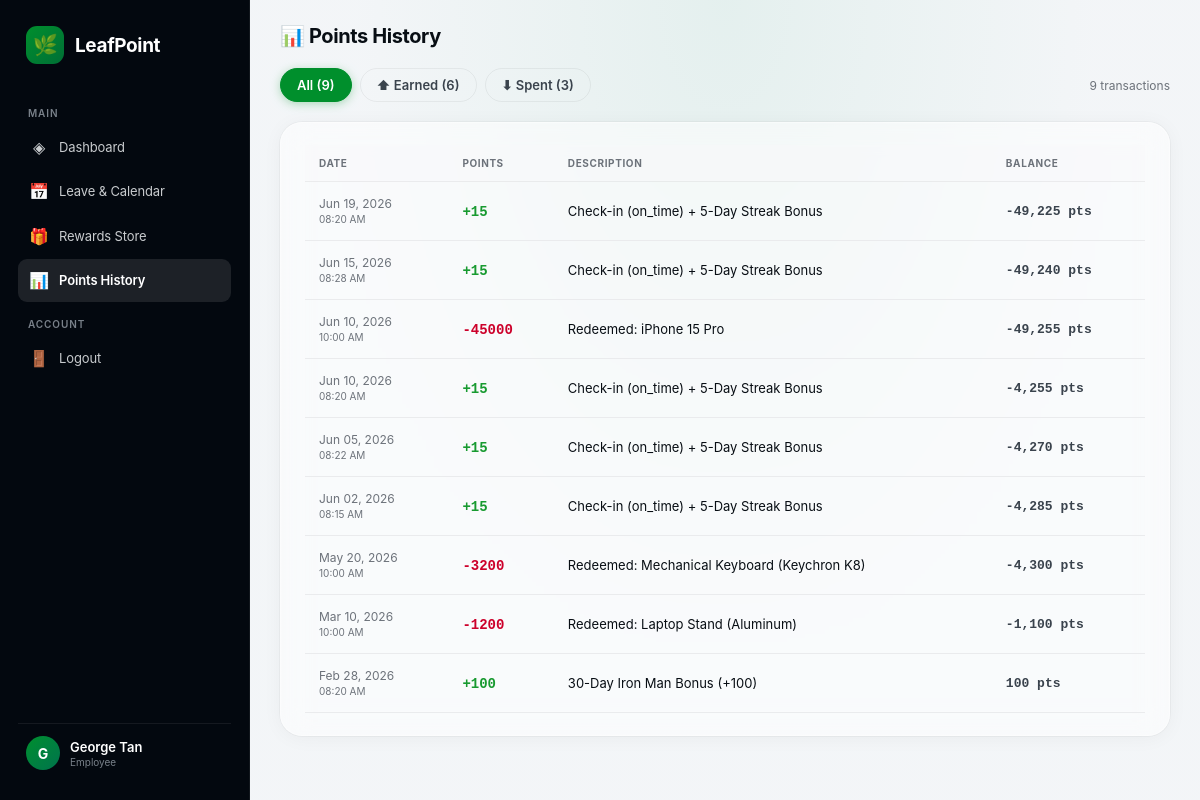
/Employee/points_history.php (signed in), run on the app's committed database.
### tables this page shows
CREATE TABLE `point_transactions` (
    `id` INT AUTO_INCREMENT PRIMARY KEY,
    `user_id` INT NOT NULL,
    `amount` INT NOT NULL,
    `description` VARCHAR(255) NOT NULL,
    `created_at` TIMESTAMP DEFAULT CURRENT_TIMESTAMP,
    FOREIGN KEY (`user_id`) REFERENCES `users`(`id`) ON DELETE CASCADE
);

### Employee/points_history.php (the view, shortened to what this page needs)
<?php
require_once '../db.php';
$user_id = $_SESSION['user_id'];
$filter = $_GET['filter'] ?? 'all';
$sql = "SELECT * FROM point_transactions WHERE user_id = ?";
$params = [$user_id];
$sql .= " ORDER BY created_at DESC";
$stmt = $pdo->prepare($sql);
$stmt->execute($params);
$transactions = $stmt->fetchAll();
$balance = 0;
$running = [];
foreach (array_reverse($transactions) as $t) {
    $balance += $t['amount'];
    $running[$t['id']] = $balance;
}
$earned_count = 0;
$spent_count = 0;
foreach ($transactions as $t) {
    if ($t['amount'] > 0) $earned_count++;
    else $spent_count++;
}
?>
<!doctype html>
<html lang="en">
<head>
</head>
<body>
  <div class="app">
    <?php include 'employee_sidebar.php'; ?>
    <main class="main">
      <div class="main-inner">
        <header class="topbar">
          <span class="title">📊 Points History</span>
        </header>
        <div class="filter-row">
          <a href="?filter=all" class="filter-chip <?= $filter === 'all' ? 'active' : '' ?>">All (<?= $earned_count + $spent_count ?>)</a>
          <a href="?filter=earned" class="filter-chip <?= $filter === 'earned' ? 'active' : '' ?>">⬆ Earned (<?= $earned_count ?>)</a>
          <a href="?filter=spent" class="filter-chip <?= $filter === 'spent' ? 'active' : '' ?>">⬇ Spent (<?= $spent_count ?>)</a>
          <span style="margin-left:auto;font-size:12px;color:var(--muted);"><?= count($transactions) ?> transaction<?= count($transactions) !== 1 ? 's' : '' ?></span>
        </div>
        <div class="card">
          <?php if (count($transactions) > 0): ?>
          <div class="table-wrap">
            <table>
              <thead>
                <tr>
                  <th>Date</th>
                  <th>Points</th>
                  <th>Description</th>
                  <th>Balance</th>
                </tr>
              </thead>
              <tbody>
                <?php foreach ($transactions as $t): ?>
                <tr>
                  <td class="date-col"><?= date('M d, Y', strtotime($t['created_at'])) ?><br><span style="font-size:10px;"><?= date('h:i A', strtotime($t['created_at'])) ?></span></td>
                  <td>
                    <span class="amount <?= $t['amount'] >= 0 ? 'positive' : 'negative' ?>">
                      <?= $t['amount'] >= 0 ? '+' : '' ?><?= $t['amount'] ?>
                    </span>
                  </td>
                  <td class="desc"><?= htmlspecialchars($t['description']) ?></td>
                  <td class="balance-col"><?= number_format($running[$t['id']]) ?> pts</td>
                </tr>
                <?php endforeach; ?>
              </tbody>
            </table>
          </div>
          <?php endif; ?>
        </div>
      </div>
    </main>
  </div>
</body>
</html>

### Employee/points_history.php (style rules this page uses)
:root { --bg-deep: oklch(96% 0.006 235); --bg-gradient: radial-gradient(ellipse at 50% 0%, oklch(92% 0.03 170 / 0.35), oklch(97% 0.004 245) 55%); --surface-glass: rgba(255, 255, 255, 0.52); --surface-glass-hover: rgba(255, 255, 255, 0.72); --surface-solid: #ffffff; --fg: oklch(16% 0.016 252); --fg-secondary: oklch(38% 0.02 250); --muted: oklch(55% 0.014 250); --border-glass: rgba(255, 255, 255, 0.38); --border-subtle: rgba(0, 0, 0, 0.055); --accent: oklch(56% 0.18 148); --accent-soft: oklch(72% 0.13 148); --accent-glow: oklch(62% 0.2 148 / 0.4); --gold: oklch(70% 0.18 82); --green-status: oklch(60% 0.18 145); --red-status: oklch(53% 0.22 22); --sidebar-bg: oklch(13% 0.02 252); --sidebar-fg: oklch(84% 0.006 250); --sidebar-muted: oklch(60% 0.016 250); --radius-sm: 10px; --radius-md: 16px; --radius-lg: 22px; --shadow-card: 0 2px 20px rgba(0,0,0,0.045), 0 0 0 1px rgba(0,0,0,0.035); --shadow-card-hover: 0 8px 38px rgba(0,0,0,0.08), 0 0 0 1px rgba(0,0,0,0.05); --font-display: -apple-system, BlinkMacSystemFont, 'SF Pro Display', system-ui, sans-serif; --font-body: -apple-system, BlinkMacSystemFont, 'SF Pro Text', system-ui, sans-serif; --font-mono: 'SF Mono', ui-monospace, 'JetBrains Mono', Menlo, monospace; }
* { box-sizing: border-box; margin: 0; padding: 0; }
html, body { width: 100%; height: 100%; font-family: var(--font-body); color: var(--fg); background: var(--bg-deep); -webkit-font-smoothing: antialiased; overflow: hidden; }
.app { display: flex; height: 100vh; width: 100%; }
.main { flex: 1; overflow-y: auto; overflow-x: hidden; background: var(--bg-gradient); display: flex; flex-direction: column; }
.main-inner { padding: 24px 30px 36px; display: flex; flex-direction: column; gap: 20px; max-width: 1000px; width: 100%; }
.topbar { display: flex; align-items: center; justify-content: space-between; gap: 12px; flex-wrap: wrap; }
.topbar .title { font-family: var(--font-display); font-size: 20px; font-weight: 700; letter-spacing: -0.02em; }
.card { background: var(--surface-glass); backdrop-filter: blur(14px); -webkit-backdrop-filter: blur(14px); border: 1px solid var(--border-glass); border-radius: var(--radius-lg); box-shadow: var(--shadow-card); padding: 22px 24px; display: flex; flex-direction: column; gap: 14px; }
.filter-row { display: flex; gap: 8px; flex-wrap: wrap; align-items: center; }
.filter-chip { padding: 8px 16px; border-radius: 999px; border: 1.5px solid var(--border-subtle); background: transparent; color: var(--fg-secondary); font-size: 13px; font-weight: 600; cursor: pointer; transition: all 0.2s; font-family: var(--font-body); text-decoration: none; }
.filter-chip.active { background: var(--accent); color: #fff; border-color: var(--accent); box-shadow: 0 2px 10px oklch(56% 0.19 148 / 0.3); }
.table-wrap { overflow-x: auto; -webkit-overflow-scrolling: touch; }
table { width: 100%; border-collapse: collapse; font-size: 13px; }
table thead th { text-align: left; padding: 12px 14px; font-size: 10px; text-transform: uppercase; letter-spacing: 0.06em; color: var(--muted); font-weight: 700; border-bottom: 1px solid var(--border-subtle); white-space: nowrap; background: oklch(98% 0.002 250 / 0.4); }
table tbody td { padding: 14px; border-bottom: 1px solid oklch(94% 0.003 250); white-space: nowrap; }
table tbody tr { transition: background 0.15s; }
.amount { font-family: var(--font-mono); font-weight: 700; font-size: 14px; }
.amount.positive { color: var(--green-status); }
.amount.negative { color: var(--red-status); }
.balance-col { font-family: var(--font-mono); font-weight: 600; font-size: 13px; color: var(--fg-secondary); }
.desc { font-size: 13px; color: var(--fg); }
.date-col { font-size: 12px; color: var(--muted); }

### data on the page
point_transactions: created_at "Jun 19, 2026", created_at "08:20 AM", amount "15", description "Check-in (on_time) + 5-Day Streak Bonus", id "-49,225"
point_transactions: created_at "Jun 15, 2026", created_at "08:28 AM", amount "15", description "Check-in (on_time) + 5-Day Streak Bonus", id "-49,240"
point_transactions: created_at "Jun 10, 2026", created_at "10:00 AM", amount "-45000", description "Redeemed: iPhone 15 Pro", id "-49,255"
point_transactions: created_at "Jun 10, 2026", created_at "08:20 AM", amount "15", description "Check-in (on_time) + 5-Day Streak Bonus", id "-4,255"
point_transactions: created_at "Jun 05, 2026", created_at "08:22 AM", amount "15", description "Check-in (on_time) + 5-Day Streak Bonus", id "-4,270"
point_transactions: created_at "Jun 02, 2026", created_at "08:15 AM", amount "15", description "Check-in (on_time) + 5-Day Streak Bonus", id "-4,285"
point_transactions: created_at "May 20, 2026", created_at "10:00 AM", amount "-3200", description "Redeemed: Mechanical Keyboard (Keychron K8)", id "-4,300"
point_transactions: created_at "Mar 10, 2026", created_at "10:00 AM", amount "-1200", description "Redeemed: Laptop Stand (Aluminum)", id "-1,100"
point_transactions: created_at "Feb 28, 2026", created_at "08:20 AM", amount "100", description "30-Day Iron Man Bonus (+100)", id "100"

### other printed values
$item['icon'] "◈"
$item['label'] "Dashboard"
$item['icon'] "📅"
$item['label'] "Leave & Calendar"
$item['icon'] "🎁"
$item['label'] "Rewards Store"
$item['icon'] "📊"
$item['label'] "Points History"
substr($_SESSION['name'], 0, 1) "G"
$_SESSION['name'] "George Tan"
$earned_count + $spent_count "9"
$earned_count "6"
$spent_count "3"
count($transactions) "9"
